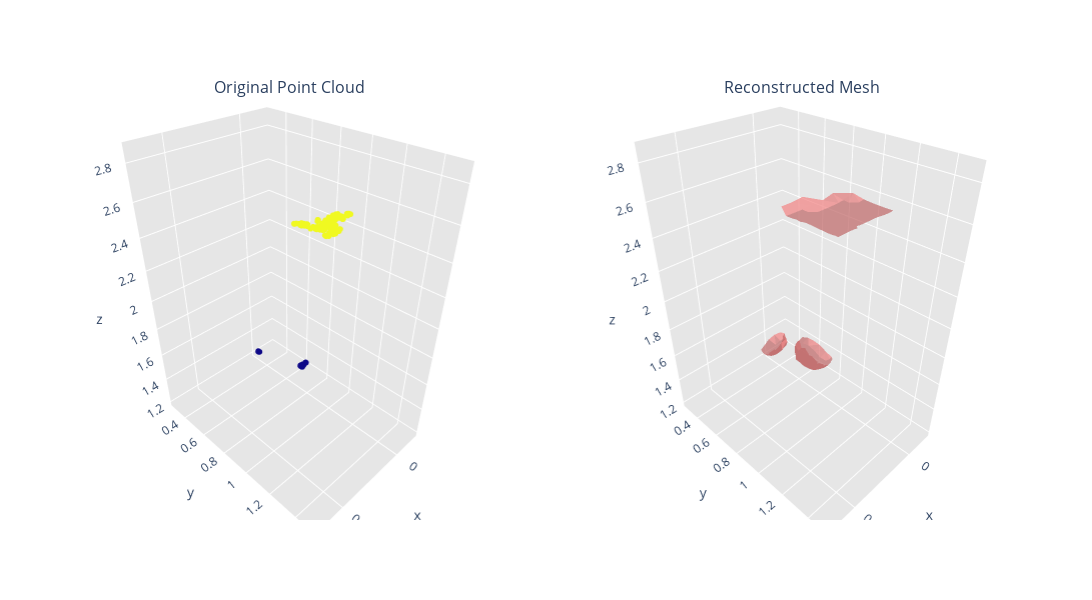

Notebook source saved alongside this figure:
### Code cell
obj = completed_objects[0]

if obj.get('mesh'):
    plot_comparison_plotly(obj['mesh'], obj['point_cloud'])
else:
    # Если меша нет, создаем его
    obj['mesh'] = processor.reconstructor.create_mesh(obj['point_cloud'])
    if obj['mesh']:
        plot_comparison_plotly(obj['mesh'], obj['point_cloud'])

### Figure 1 — Plotly figure (JSON) as saved in the notebook; plotly's stock layout.template omitted (floating-point values rounded to 4 significant figures; data arrays with more than 128 entries replaced by an {"elided": "..."} marker saying what was removed)
{"data": [{"marker": {"color": {"elided": "190 float values"}, "colorscale": [[0, "#0d0887"], [0.1111, "#46039f"], [0.2222, "#7201a8"], [0.3333, "#9c179e"], [0.4444, "#bd3786"], [0.5556, "#d8576b"], [0.6667, "#ed7953"], [0.7778, "#fb9f3a"], [0.8889, "#fdca26"], [1, "#f0f921"]], "size": 2}, "mode": "markers", "scene": "scene", "showlegend": false, "type": "scatter3d", "x": {"elided": "190 float values"}, "y": {"elided": "190 float values"}, "z": {"elided": "190 float values"}}, {"color": "lightcoral", "flatshading": true, "i": {"elided": "1294 int values"}, "j": {"elided": "1294 int values"}, "k": {"elided": "1294 int values"}, "opacity": 0.7, "scene": "scene2", "type": "mesh3d", "x": {"elided": "706 float values"}, "y": {"elided": "706 float values"}, "z": {"elided": "706 float values"}}], "layout": {"annotations": [{"font": {"size": 16}, "showarrow": false, "text": "Original Point Cloud", "x": 0.225, "xanchor": "center", "xref": "paper", "y": 1, "yanchor": "bottom", "yref": "paper"}, {"font": {"size": 16}, "showarrow": false, "text": "Reconstructed Mesh", "x": 0.775, "xanchor": "center", "xref": "paper", "y": 1, "yanchor": "bottom", "yref": "paper"}], "height": 600, "scene": {"aspectmode": "data", "domain": {"x": [0, 0.45], "y": [0, 1]}, "xaxis": {"backgroundcolor": "rgb(230, 230, 230)", "gridcolor": "rgb(255, 255, 255)", "showbackground": true, "zerolinecolor": "rgb(255, 255, 255)"}, "yaxis": {"backgroundcolor": "rgb(230, 230, 230)", "gridcolor": "rgb(255, 255, 255)", "showbackground": true, "zerolinecolor": "rgb(255, 255, 255)"}, "zaxis": {"backgroundcolor": "rgb(230, 230, 230)", "gridcolor": "rgb(255, 255, 255)", "showbackground": true, "zerolinecolor": "rgb(255, 255, 255)"}}, "scene2": {"aspectmode": "data", "domain": {"x": [0.55, 1], "y": [0, 1]}, "xaxis": {"backgroundcolor": "rgb(230, 230, 230)", "gridcolor": "rgb(255, 255, 255)", "showbackground": true, "zerolinecolor": "rgb(255, 255, 255)"}, "yaxis": {"backgroundcolor": "rgb(230, 230, 230)", "gridcolor": "rgb(255, 255, 255)", "showbackground": true, "zerolinecolor": "rgb(255, 255, 255)"}, "zaxis": {"backgroundcolor": "rgb(230, 230, 230)", "gridcolor": "rgb(255, 255, 255)", "showbackground": true, "zerolinecolor": "rgb(255, 255, 255)"}}, "width": 1200}}
